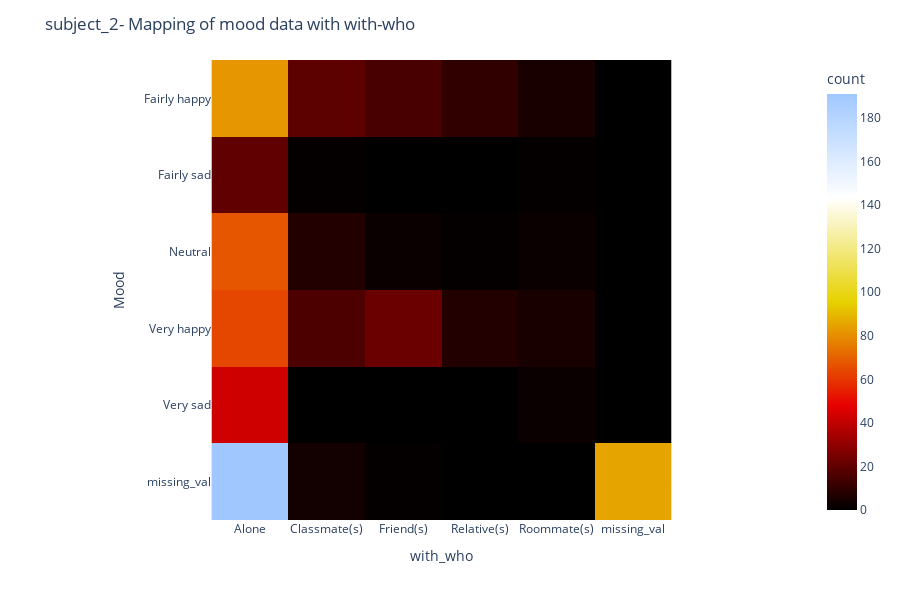

This figure's notebook cell:
### Code cell
# numpy array
hit_map = np.zeros((len(moods),len(with_whos)))
for mood in mood_with_who_freq:
    for with_who in mood_with_who_freq[mood]:
        hit_map[mood_to_index[mood]][with_whos_to_index[with_who]]=mood_with_who_freq[mood][with_who]
# hit_map      

fig = px.imshow(hit_map,
                labels=dict(y="Mood", x="with_who",color="count"),
                y=moods,
                x=with_whos,
                color_continuous_scale= 'blackbody'
             )
fig.update_layout(autosize = False, width=900,height = 600,title_text='subject_2- Mapping of mood data with with-who ')
fig.show()

### Figure 1 — Plotly figure (JSON) as saved in the notebook; plotly's stock layout.template omitted (floating-point values rounded to 4 significant figures)
{"data": [{"coloraxis": "coloraxis", "hovertemplate": "with_who: %{x}<br>Mood: %{y}<br>count: %{z}<extra></extra>", "name": "0", "type": "heatmap", "x": ["Alone", "Classmate(s)", "Friend(s)", "Relative(s)", "Roommate(s)", "missing_val"], "xaxis": "x", "y": ["Fairly happy", "Fairly sad", "Neutral", "Very happy", "Very sad", "missing_val"], "yaxis": "y", "z": [[82, 19, 15, 10, 5, 0], [20, 1, 0, 0, 1, 0], [67, 7, 2, 1, 2, 0], [64, 16, 22, 7, 5, 0], [43, 0, 0, 0, 2, 0], [191, 4, 1, 0, 0, 85]]}], "layout": {"autosize": false, "coloraxis": {"colorbar": {"title": {"text": "count"}}, "colorscale": [[0, "rgb(0,0,0)"], [0.25, "rgb(230,0,0)"], [0.5, "rgb(230,210,0)"], [0.75, "rgb(255,255,255)"], [1, "rgb(160,200,255)"]]}, "height": 600, "margin": {"t": 60}, "title": {"text": "subject_2- Mapping of mood data with with-who "}, "width": 900, "xaxis": {"anchor": "y", "constrain": "domain", "domain": [0, 1], "scaleanchor": "y", "title": {"text": "with_who"}}, "yaxis": {"anchor": "x", "autorange": "reversed", "constrain": "domain", "domain": [0, 1], "title": {"text": "Mood"}}}}
